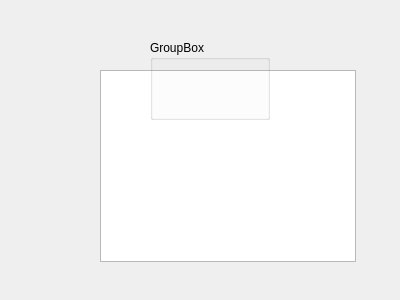
<?xml version="1.0" encoding="UTF-8"?>
<ui version="4.0">
 <class>Form</class>
 <widget class="QWidget" name="Form">
  <property name="geometry">
   <rect>
    <x>0</x>
    <y>0</y>
    <width>400</width>
    <height>300</height>
   </rect>
  </property>
  <property name="windowTitle">
   <string>Form</string>
  </property>
  <widget class="QListView" name="listView">
   <property name="geometry">
    <rect>
     <x>100</x>
     <y>70</y>
     <width>256</width>
     <height>192</height>
    </rect>
   </property>
  </widget>
  <widget class="QGroupBox" name="groupBox">
   <property name="geometry">
    <rect>
     <x>150</x>
     <y>40</y>
     <width>120</width>
     <height>80</height>
    </rect>
   </property>
   <property name="title">
    <string>GroupBox</string>
   </property>
  </widget>
 </widget>
 <resources/>
 <connections/>
</ui>
